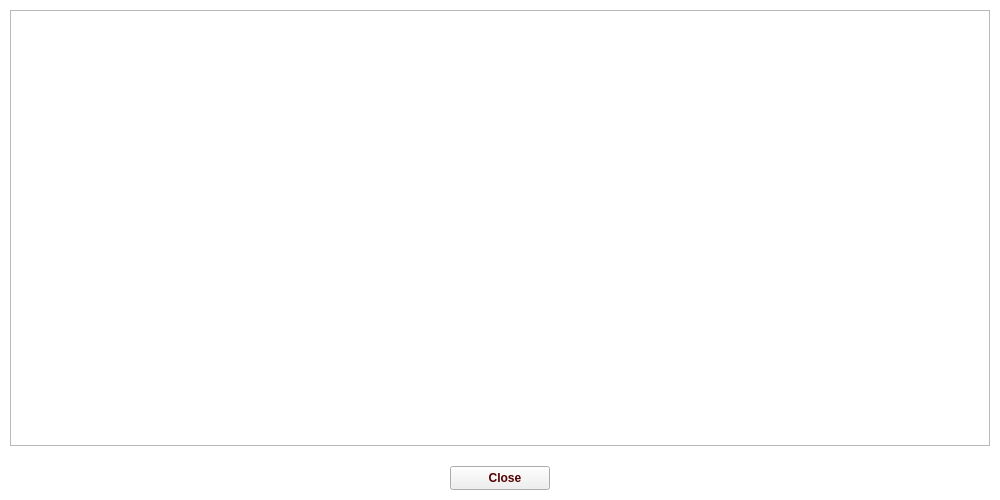
<?xml version="1.0" encoding="UTF-8"?>
<ui version="4.0">
 <class>frmViewData</class>
 <widget class="QWidget" name="frmViewData">
  <property name="geometry">
   <rect>
    <x>0</x>
    <y>0</y>
    <width>1000</width>
    <height>500</height>
   </rect>
  </property>
  <property name="minimumSize">
   <size>
    <width>1000</width>
    <height>500</height>
   </size>
  </property>
  <property name="palette">
   <palette>
    <active>
     <colorrole role="WindowText">
      <brush brushstyle="SolidPattern">
       <color alpha="255">
        <red>0</red>
        <green>0</green>
        <blue>0</blue>
       </color>
      </brush>
     </colorrole>
     <colorrole role="Button">
      <brush brushstyle="SolidPattern">
       <color alpha="255">
        <red>255</red>
        <green>255</green>
        <blue>255</blue>
       </color>
      </brush>
     </colorrole>
     <colorrole role="Light">
      <brush brushstyle="SolidPattern">
       <color alpha="255">
        <red>255</red>
        <green>255</green>
        <blue>255</blue>
       </color>
      </brush>
     </colorrole>
     <colorrole role="Midlight">
      <brush brushstyle="SolidPattern">
       <color alpha="255">
        <red>255</red>
        <green>255</green>
        <blue>255</blue>
       </color>
      </brush>
     </colorrole>
     <colorrole role="Dark">
      <brush brushstyle="SolidPattern">
       <color alpha="255">
        <red>127</red>
        <green>127</green>
        <blue>127</blue>
       </color>
      </brush>
     </colorrole>
     <colorrole role="Mid">
      <brush brushstyle="SolidPattern">
       <color alpha="255">
        <red>170</red>
        <green>170</green>
        <blue>170</blue>
       </color>
      </brush>
     </colorrole>
     <colorrole role="Text">
      <brush brushstyle="SolidPattern">
       <color alpha="255">
        <red>0</red>
        <green>0</green>
        <blue>0</blue>
       </color>
      </brush>
     </colorrole>
     <colorrole role="BrightText">
      <brush brushstyle="SolidPattern">
       <color alpha="255">
        <red>255</red>
        <green>255</green>
        <blue>255</blue>
       </color>
      </brush>
     </colorrole>
     <colorrole role="ButtonText">
      <brush brushstyle="SolidPattern">
       <color alpha="255">
        <red>0</red>
        <green>0</green>
        <blue>0</blue>
       </color>
      </brush>
     </colorrole>
     <colorrole role="Base">
      <brush brushstyle="SolidPattern">
       <color alpha="255">
        <red>255</red>
        <green>255</green>
        <blue>255</blue>
       </color>
      </brush>
     </colorrole>
     <colorrole role="Window">
      <brush brushstyle="SolidPattern">
       <color alpha="255">
        <red>255</red>
        <green>255</green>
        <blue>255</blue>
       </color>
      </brush>
     </colorrole>
     <colorrole role="Shadow">
      <brush brushstyle="SolidPattern">
       <color alpha="255">
        <red>0</red>
        <green>0</green>
        <blue>0</blue>
       </color>
      </brush>
     </colorrole>
     <colorrole role="AlternateBase">
      <brush brushstyle="SolidPattern">
       <color alpha="255">
        <red>255</red>
        <green>255</green>
        <blue>255</blue>
       </color>
      </brush>
     </colorrole>
     <colorrole role="ToolTipBase">
      <brush brushstyle="SolidPattern">
       <color alpha="255">
        <red>255</red>
        <green>255</green>
        <blue>220</blue>
       </color>
      </brush>
     </colorrole>
     <colorrole role="ToolTipText">
      <brush brushstyle="SolidPattern">
       <color alpha="255">
        <red>0</red>
        <green>0</green>
        <blue>0</blue>
       </color>
      </brush>
     </colorrole>
     <colorrole role="PlaceholderText">
      <brush brushstyle="SolidPattern">
       <color alpha="127">
        <red>0</red>
        <green>0</green>
        <blue>0</blue>
       </color>
      </brush>
     </colorrole>
     <colorrole role="Accent">
      <brush brushstyle="SolidPattern">
       <color alpha="255">
        <red>255</red>
        <green>255</green>
        <blue>255</blue>
       </color>
      </brush>
     </colorrole>
    </active>
    <inactive>
     <colorrole role="WindowText">
      <brush brushstyle="SolidPattern">
       <color alpha="255">
        <red>0</red>
        <green>0</green>
        <blue>0</blue>
       </color>
      </brush>
     </colorrole>
     <colorrole role="Button">
      <brush brushstyle="SolidPattern">
       <color alpha="255">
        <red>255</red>
        <green>255</green>
        <blue>255</blue>
       </color>
      </brush>
     </colorrole>
     <colorrole role="Light">
      <brush brushstyle="SolidPattern">
       <color alpha="255">
        <red>255</red>
        <green>255</green>
        <blue>255</blue>
       </color>
      </brush>
     </colorrole>
     <colorrole role="Midlight">
      <brush brushstyle="SolidPattern">
       <color alpha="255">
        <red>255</red>
        <green>255</green>
        <blue>255</blue>
       </color>
      </brush>
     </colorrole>
     <colorrole role="Dark">
      <brush brushstyle="SolidPattern">
       <color alpha="255">
        <red>127</red>
        <green>127</green>
        <blue>127</blue>
       </color>
      </brush>
     </colorrole>
     <colorrole role="Mid">
      <brush brushstyle="SolidPattern">
       <color alpha="255">
        <red>170</red>
        <green>170</green>
        <blue>170</blue>
       </color>
      </brush>
     </colorrole>
     <colorrole role="Text">
      <brush brushstyle="SolidPattern">
       <color alpha="255">
        <red>0</red>
        <green>0</green>
        <blue>0</blue>
       </color>
      </brush>
     </colorrole>
     <colorrole role="BrightText">
      <brush brushstyle="SolidPattern">
       <color alpha="255">
        <red>255</red>
        <green>255</green>
        <blue>255</blue>
       </color>
      </brush>
     </colorrole>
     <colorrole role="ButtonText">
      <brush brushstyle="SolidPattern">
       <color alpha="255">
        <red>0</red>
        <green>0</green>
        <blue>0</blue>
       </color>
      </brush>
     </colorrole>
     <colorrole role="Base">
      <brush brushstyle="SolidPattern">
       <color alpha="255">
        <red>255</red>
        <green>255</green>
        <blue>255</blue>
       </color>
      </brush>
     </colorrole>
     <colorrole role="Window">
      <brush brushstyle="SolidPattern">
       <color alpha="255">
        <red>255</red>
        <green>255</green>
        <blue>255</blue>
       </color>
      </brush>
     </colorrole>
     <colorrole role="Shadow">
      <brush brushstyle="SolidPattern">
       <color alpha="255">
        <red>0</red>
        <green>0</green>
        <blue>0</blue>
       </color>
      </brush>
     </colorrole>
     <colorrole role="AlternateBase">
      <brush brushstyle="SolidPattern">
       <color alpha="255">
        <red>255</red>
        <green>255</green>
        <blue>255</blue>
       </color>
      </brush>
     </colorrole>
     <colorrole role="ToolTipBase">
      <brush brushstyle="SolidPattern">
       <color alpha="255">
        <red>255</red>
        <green>255</green>
        <blue>220</blue>
       </color>
      </brush>
     </colorrole>
     <colorrole role="ToolTipText">
      <brush brushstyle="SolidPattern">
       <color alpha="255">
        <red>0</red>
        <green>0</green>
        <blue>0</blue>
       </color>
      </brush>
     </colorrole>
     <colorrole role="PlaceholderText">
      <brush brushstyle="SolidPattern">
       <color alpha="127">
        <red>0</red>
        <green>0</green>
        <blue>0</blue>
       </color>
      </brush>
     </colorrole>
     <colorrole role="Accent">
      <brush brushstyle="SolidPattern">
       <color alpha="255">
        <red>255</red>
        <green>255</green>
        <blue>255</blue>
       </color>
      </brush>
     </colorrole>
    </inactive>
    <disabled>
     <colorrole role="WindowText">
      <brush brushstyle="SolidPattern">
       <color alpha="255">
        <red>127</red>
        <green>127</green>
        <blue>127</blue>
       </color>
      </brush>
     </colorrole>
     <colorrole role="Button">
      <brush brushstyle="SolidPattern">
       <color alpha="255">
        <red>255</red>
        <green>255</green>
        <blue>255</blue>
       </color>
      </brush>
     </colorrole>
     <colorrole role="Light">
      <brush brushstyle="SolidPattern">
       <color alpha="255">
        <red>255</red>
        <green>255</green>
        <blue>255</blue>
       </color>
      </brush>
     </colorrole>
     <colorrole role="Midlight">
      <brush brushstyle="SolidPattern">
       <color alpha="255">
        <red>255</red>
        <green>255</green>
        <blue>255</blue>
       </color>
      </brush>
     </colorrole>
     <colorrole role="Dark">
      <brush brushstyle="SolidPattern">
       <color alpha="255">
        <red>127</red>
        <green>127</green>
        <blue>127</blue>
       </color>
      </brush>
     </colorrole>
     <colorrole role="Mid">
      <brush brushstyle="SolidPattern">
       <color alpha="255">
        <red>170</red>
        <green>170</green>
        <blue>170</blue>
       </color>
      </brush>
     </colorrole>
     <colorrole role="Text">
      <brush brushstyle="SolidPattern">
       <color alpha="255">
        <red>127</red>
        <green>127</green>
        <blue>127</blue>
       </color>
      </brush>
     </colorrole>
     <colorrole role="BrightText">
      <brush brushstyle="SolidPattern">
       <color alpha="255">
        <red>255</red>
        <green>255</green>
        <blue>255</blue>
       </color>
      </brush>
     </colorrole>
     <colorrole role="ButtonText">
      <brush brushstyle="SolidPattern">
       <color alpha="255">
        <red>127</red>
        <green>127</green>
        <blue>127</blue>
       </color>
      </brush>
     </colorrole>
     <colorrole role="Base">
      <brush brushstyle="SolidPattern">
       <color alpha="255">
        <red>255</red>
        <green>255</green>
        <blue>255</blue>
       </color>
      </brush>
     </colorrole>
     <colorrole role="Window">
      <brush brushstyle="SolidPattern">
       <color alpha="255">
        <red>255</red>
        <green>255</green>
        <blue>255</blue>
       </color>
      </brush>
     </colorrole>
     <colorrole role="Shadow">
      <brush brushstyle="SolidPattern">
       <color alpha="255">
        <red>0</red>
        <green>0</green>
        <blue>0</blue>
       </color>
      </brush>
     </colorrole>
     <colorrole role="AlternateBase">
      <brush brushstyle="SolidPattern">
       <color alpha="255">
        <red>255</red>
        <green>255</green>
        <blue>255</blue>
       </color>
      </brush>
     </colorrole>
     <colorrole role="ToolTipBase">
      <brush brushstyle="SolidPattern">
       <color alpha="255">
        <red>255</red>
        <green>255</green>
        <blue>220</blue>
       </color>
      </brush>
     </colorrole>
     <colorrole role="ToolTipText">
      <brush brushstyle="SolidPattern">
       <color alpha="255">
        <red>0</red>
        <green>0</green>
        <blue>0</blue>
       </color>
      </brush>
     </colorrole>
     <colorrole role="PlaceholderText">
      <brush brushstyle="SolidPattern">
       <color alpha="127">
        <red>127</red>
        <green>127</green>
        <blue>127</blue>
       </color>
      </brush>
     </colorrole>
     <colorrole role="Accent">
      <brush brushstyle="SolidPattern">
       <color alpha="255">
        <red>255</red>
        <green>255</green>
        <blue>255</blue>
       </color>
      </brush>
     </colorrole>
    </disabled>
   </palette>
  </property>
  <property name="windowTitle">
   <string>View Data</string>
  </property>
  <property name="windowIcon">
   <iconset resource="images.qrc">
    <normaloff>:/images/images/eye.png</normaloff>:/images/images/eye.png</iconset>
  </property>
  <property name="styleSheet">
   <string notr="true">color: rgb(85, 0, 0);</string>
  </property>
  <layout class="QVBoxLayout" name="verticalLayout">
   <property name="spacing">
    <number>20</number>
   </property>
   <property name="leftMargin">
    <number>10</number>
   </property>
   <property name="topMargin">
    <number>10</number>
   </property>
   <property name="rightMargin">
    <number>10</number>
   </property>
   <property name="bottomMargin">
    <number>10</number>
   </property>
   <item>
    <widget class="QTableView" name="tableView">
     <property name="styleSheet">
      <string notr="true">QHeaderView::section:checked{
	background-color: rgb(225, 225, 225);
}
QHeaderView::section { 
	background-color:  rgb(225, 225, 225);
	color: rgb(85, 0, 0);
 	padding-left: 4px;
 	border: 0.5px solid rgb(225, 225, 225); }

QTableView::item {
	padding-top: 3px;
	padding-bottom: 3px;
	padding-right: 10px;
	padding-left: 10px;
}</string>
     </property>
    </widget>
   </item>
   <item>
    <layout class="QHBoxLayout" name="horizontalLayout">
     <item>
      <spacer name="horizontalSpacer">
       <property name="orientation">
        <enum>Qt::Horizontal</enum>
       </property>
       <property name="sizeHint" stdset="0">
        <size>
         <width>40</width>
         <height>20</height>
        </size>
       </property>
      </spacer>
     </item>
     <item>
      <widget class="QPushButton" name="btnDataClose">
       <property name="minimumSize">
        <size>
         <width>100</width>
         <height>24</height>
        </size>
       </property>
       <property name="maximumSize">
        <size>
         <width>100</width>
         <height>24</height>
        </size>
       </property>
       <property name="font">
        <font>
         <bold>true</bold>
        </font>
       </property>
       <property name="text">
        <string>   Close</string>
       </property>
       <property name="icon">
        <iconset resource="images.qrc">
         <normaloff>:/images/images/cross.png</normaloff>:/images/images/cross.png</iconset>
       </property>
      </widget>
     </item>
     <item>
      <spacer name="horizontalSpacer_2">
       <property name="orientation">
        <enum>Qt::Horizontal</enum>
       </property>
       <property name="sizeHint" stdset="0">
        <size>
         <width>40</width>
         <height>20</height>
        </size>
       </property>
      </spacer>
     </item>
    </layout>
   </item>
  </layout>
 </widget>
 <resources>
  <include location="images.qrc"/>
 </resources>
 <connections>
  <connection>
   <sender>btnDataClose</sender>
   <signal>clicked()</signal>
   <receiver>frmViewData</receiver>
   <slot>close()</slot>
   <hints>
    <hint type="sourcelabel">
     <x>541</x>
     <y>485</y>
    </hint>
    <hint type="destinationlabel">
     <x>627</x>
     <y>496</y>
    </hint>
   </hints>
  </connection>
 </connections>
</ui>
